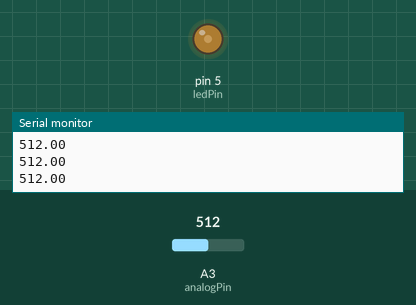
Simulated run of this sketch. Board: Arduino Uno, built with avr-gcc and run on an emulated ATmega328P. Parts: output pins drawn as LEDs (lit = HIGH), the last lines printed to the serial monitor. The inputs (shaded band) are chosen by the test bench; at power-on: A3 (analogPin) = 512.

Above: at 1.2 s.
1.3 s: A3 (analogPin) set to 190
At 3.6 s:
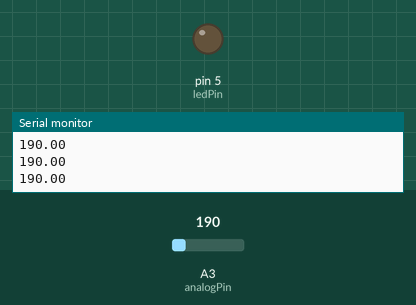
3.9 s: A3 (analogPin) set to 169
At 6.46 s:
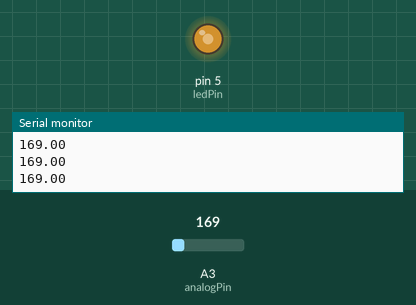
At 9.5 s:
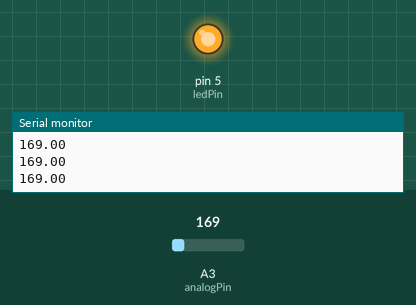
Timing chart, 0 to 11.0 s (numbered marks = the images above; inputs shaded):
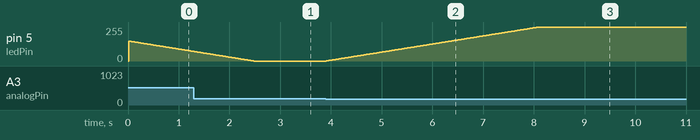

Measured:
- the behaviour switches between 180 and 179 on A3 (analogPin) (found by bisection; images 1 and 2)
- after the input at 3.9 s, pin 5 (ledPin): moves from 0/255 to 255/255 over 4.2 s, starting at once

The sketch:

lectura_analog.ino
```cpp
int analogPin = 3;     // potentiometer wiper (middle terminal) connected to analog pin 3
int ledPin = 5;         // LED
int steps = 100;
int input = 0;           // variable to store the value read
int count = 0;      //
float mean = 0;
int valorDeseado = 180;
int intensidadSalida = 150;

void setup()
{
  Serial.begin(9600);          //  setup serial
}

void loop()
{
  input = analogRead(analogPin);    // read the input pin
  mean = mean + (float)input/ (float)steps;
  count = count + 1;
  if (count == steps)
  {
    if ((mean<valorDeseado)and(intensidadSalida<255))
    {
      intensidadSalida = intensidadSalida+1;
    }
    if ((mean>valorDeseado)and(intensidadSalida>0))
    {
      intensidadSalida = intensidadSalida-1;
    }
    Serial.println(mean);
    analogWrite(ledPin,intensidadSalida);
    mean = (float)0;
    count = 0;
  }
}
```
